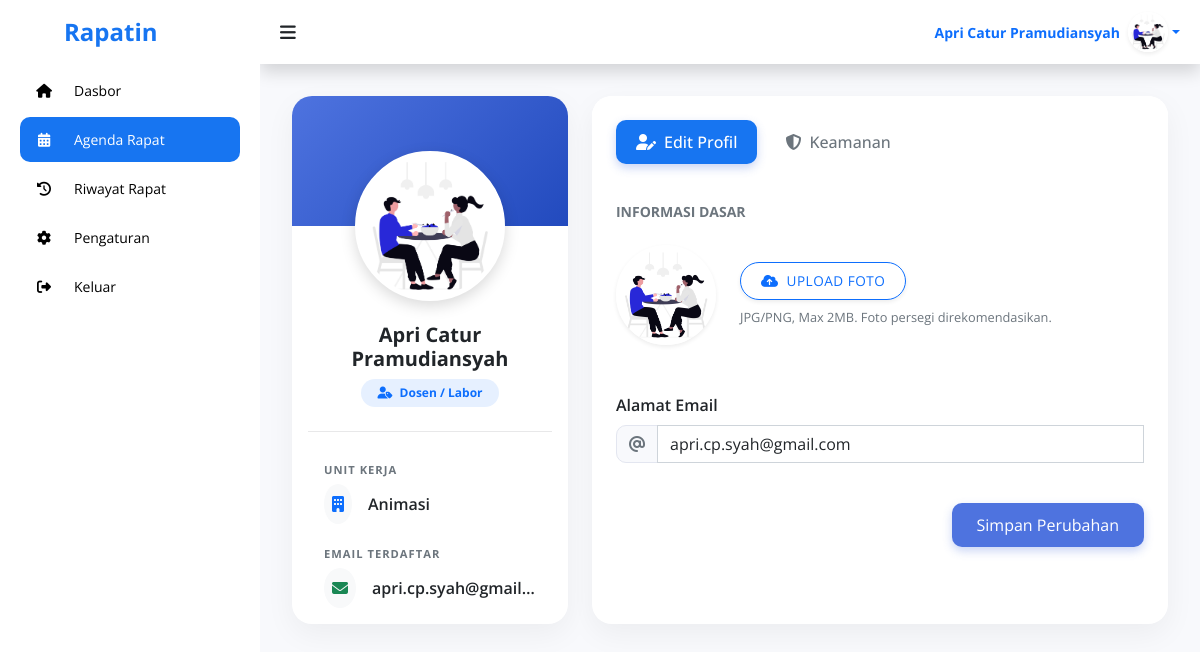
Page /peserta/pengaturan.php (signed in) on the committed database.
### tables this page shows
CREATE TABLE `users` (
  `id_user` int NOT NULL,
  `nim` varchar(20) NOT NULL,
  `nama_lengkap` varchar(255) NOT NULL,
  `email` varchar(255) NOT NULL,
  `password` varchar(255) NOT NULL,
  `role` enum('Ketua','Peserta','Admin') NOT NULL,
  `unit_id` int DEFAULT NULL,
  `profile_pic` varchar(255) DEFAULT NULL
);

CREATE TABLE `unit` (
  `id_unit` int NOT NULL,
  `nama_unit` varchar(255) NOT NULL
);

### peserta/pengaturan.php (the view, shortened to what this page needs)
<?php
include '../php/koneksi.php';
$user_id = $_SESSION['id_user'];
$sql_user = "SELECT u.*, o.nama_unit FROM users u LEFT JOIN unit o ON u.unit_id = o.id_unit
             WHERE u.id_user = ?";
$stmt_user = $koneksi->prepare($sql_user);
$stmt_user->bind_param("i", $user_id);
$stmt_user->execute();
$current_user = $stmt_user->get_result()->fetch_assoc();
$nama_user = $current_user['nama_lengkap'];
$file_foto = $current_user['profile_pic'];
$path_foto = "../assets/img/profile/" . $file_foto;
if (!empty($file_foto) && file_exists($path_foto)) {
    $profile_img_src = $path_foto;
} else {
    $profile_img_src = "https://ui-avatars.com/api/?name=" . urlencode($nama_user) . "&background=4e73df&color=fff&size=512&font-size=0.4&bold=true";
}
$nama_user = $current_user['nama_lengkap'] ?? "Ketua Prodi";
$foto_db   = $current_user['profile_pic'] ?? null;
$path_foto_target = "../assets/img/profile/" . $foto_db;
$tampilkan_foto = false;
if (!empty($foto_db) && file_exists($path_foto_target)) {
    $tampilkan_foto = true;
}
$words = explode(" ", $nama_user);
$initials = "";
if (count($words) >= 1) {
    $initials .= strtoupper(substr($words[0], 0, 1));
    if (count($words) > 1) {
        $initials .= strtoupper(substr(end($words), 0, 1));
    }
} else {
    $initials = "KP";
}
$active_tab = isset($_SESSION['active_tab']) ? $_SESSION['active_tab'] : 'profile';
?>
<!DOCTYPE html>
<html lang="id">
  <head>
    <link rel="stylesheet" href="https://cdnjs.cloudflare.com/ajax/libs/font-awesome/6.4.0/css/all.min.css"/>
    <link rel="stylesheet" href="https://cdn.jsdelivr.net/npm/bootstrap@5.2.3/dist/css/bootstrap.min.css"/>
    <link rel="stylesheet" href="../assets/peserta.css" />
    <link rel="stylesheet" href="https://unpkg.com/aos@next/dist/aos.css" />
  </head>
<body>
    <section id="sidebar">
        <a href="../index.html" data-aos="fade-down" class="logo ps-3"><i class='ps-5'></i> Rapatin</a>
        <ul class="side-menu" data-aos="fade-right">
            <li><a href="dashboard.php"><i class="fa-solid fa-home icon"></i> Dasbor</a></li>
            <li><a href="agenda.php" class="active"><i class="fa-solid fa-calendar-days icon"></i> Agenda Rapat</a></li>
            <li><a href="history.php"><i class="fa-solid fa-clock-rotate-left icon"></i> Riwayat Rapat</a></li>
            <li><a href="pengaturan.php"><i class="fa-solid fa-gear icon"></i> Pengaturan</a></li>
            <li><a href="logout.php"><i class="fa-solid fa-right-from-bracket icon"></i> Keluar</a></li>
        </ul>
    </section>
    <section id="content">
		<nav class="atas mb-4 shadow">
            <i data-aos="fade-right" class='fa-solid fa-bars toggle-sidebar'></i>
            <div class="d-flex align-items-center" data-aos="fade-left">
                <div class="dropdown">
                    <a href="#" class="d-flex align-items-center text-decoration-none dropdown-toggle hide-arrow" id="profileDropdown" data-bs-toggle="dropdown" aria-expanded="false">
                        <span class="me-2 d-none d-lg-inline text-gray-600 small fw-bold">
                            <?php echo $nama_user; ?>
                        </span>
                        <?php if ($tampilkan_foto): ?>
                            <img src="../assets/img/profile/<?= $foto_db; ?>"
                                 alt="Profile"
                                 class="rounded-circle object-fit-cover shadow-sm"
                                 style="width: 40px; height: 40px;">
                        <?php else: ?>
                            <div class="img-profile-initials">
                                <?php echo $initials; ?>
                            </div>
                        <?php endif; ?>
                    </a>
                </div>
            </div>
        </nav>
        <main>
            <div data-aos="fade-down" class="container-fluid py-2">
                <div class="row g-4">
                    <div class="col-lg-4">
                        <div class="card card-custom text-center h-100">
                            <div class="card-body pt-0">
                                <div class="profile-pic-container">
                                    <div class="profile-pic-wrapper">
                                        <img src="<?= $profile_img_src; ?>" id="sidebarProfilePic" alt="Profile">
                                    </div>
                                </div>
                                <h5 class="fw-bold mt-3 text-dark"><?= htmlspecialchars($current_user['nama_lengkap']); ?></h5>
                                <div class="d-flex justify-content-center align-items-center gap-2 mb-3">
                                    <span class="badge bg-primary bg-opacity-10 text-primary px-3 py-2 rounded-pill">
                                        <i class="fa-solid fa-user-tag me-1"></i>
                                        <?= ($current_user['role'] == 'Peserta') ? 'Dosen / Labor' : $current_user['role']; ?>
                                    </span>
                                </div>
                                <hr class="my-4" style="opacity: 0.1;">
                                <div class="row text-start px-3">
                                    <div class="col-12 mb-3">
                                        <small class="text-muted text-uppercase fw-bold" style="font-size: 0.7rem; letter-spacing: 1px;">Unit Kerja</small>
                                        <div class="d-flex align-items-center mt-1">
                                            <div class="bg-light rounded-circle p-2 me-3 text-primary">
                                                <i class="fa-solid fa-building"></i>
                                            </div>
                                            <span class="fw-semibold text-dark"><?= htmlspecialchars($current_user['nama_unit'] ?? '-'); ?></span>
                                        </div>
                                    </div>
                                    <div class="col-12">
                                        <small class="text-muted text-uppercase fw-bold" style="font-size: 0.7rem; letter-spacing: 1px;">Email Terdaftar</small>
                                        <div class="d-flex align-items-center mt-1">
                                            <div class="bg-light rounded-circle p-2 me-3 text-success">
                                                <i class="fa-solid fa-envelope"></i>
                                            </div>
                                            <span class="fw-semibold text-dark text-truncate"><?= htmlspecialchars($current_user['email']); ?></span>
                                        </div>
                                    </div>
                                </div>
                            </div>
                        </div>
                    </div>
                    <div class="col-lg-8">
                        <div class="card card-custom h-100">
                            <div class="card-header bg-white border-0 py-4 px-4">
                                <ul class="nav nav-pills" id="settingTabs" role="tablist">
                                    <li class="nav-item me-2">
                                        <button class="nav-link <?= $active_tab == 'profile' ? 'active' : ''; ?>" id="profile-tab" data-bs-toggle="tab" data-bs-target="#profile" type="button" role="tab">
                                            <i class="fa-solid fa-user-pen me-2"></i>Edit Profil
                                        </button>
                                    </li>
                                    <li class="nav-item">
                                        <button class="nav-link <?= $active_tab == 'password' ? 'active' : ''; ?>" id="password-tab" data-bs-toggle="tab" data-bs-target="#password" type="button" role="tab">
                                            <i class="fa-solid fa-shield-halved me-2"></i>Keamanan
                                        </button>
                                    </li>
                                </ul>
                            </div>
                            <div class="card-body px-4 pb-4">
                                <div class="tab-content" id="settingTabsContent">
                                    <div class="tab-pane fade <?= $active_tab == 'profile' ? 'show active' : ''; ?>" id="profile" role="tabpanel">
                                        <form action="" method="POST" enctype="multipart/form-data" class="needs-validation" id="formProfil" novalidate>
                                            <h6 class="text-uppercase text-muted small fw-bold mb-4">Informasi Dasar</h6>
                                            <div class="row align-items-center mb-5">
                                                <div class="col-auto">
                                                    <div class="position-relative" style="width: 100px; height: 100px;">
                                                        <img src="<?= $profile_img_src; ?>" id="previewImg" class="rounded-circle w-100 h-100 shadow-sm object-fit-cover" alt="Preview">
                                                    </div>
                                                </div>
                                                <div class="col">
                                                    <label for="foto" class="btn btn-outline-primary btn-upload mb-2 shadow-sm">
                                                        <i class="fa-solid fa-cloud-arrow-up me-2"></i>Upload Foto
                                                    </label>
                                                    <div class="text-muted small" style="font-size: 0.8rem;">
                                                        JPG/PNG, Max 2MB. Foto persegi direkomendasikan.
                                                    </div>
                                                </div>
                                            </div>
                                            <div class="mb-4">
                                                <label class="form-label fw-semibold text-dark">Alamat Email</label>
                                                <div class="input-group">
                                                    <span class="input-group-text"><i class="fa-solid fa-at text-muted"></i></span>
                                                    <input type="email" class="form-control" name="email" value="<?= htmlspecialchars($current_user['email']); ?>" required placeholder="contoh@email.com">
                                                </div>
                                            </div>
                                            <div class="d-flex justify-content-end pt-3">
                                                <button type="submit" name="update_profil" class="btn btn-custom-primary">
                                                    Simpan Perubahan
                                                </button>
                                            </div>
                                        </form>
                                    </div>
                                </div>
                            </div>
                        </div>
                    </div>
                </div>
            </div>
        </main>
    </section>
</body>
</html>

### assets/peserta.css (style rules this page uses)
* { font-family: 'Open Sans', sans-serif; margin: 0; padding: 0; box-sizing: border-box; }
:root { --abu: #f8f9fc; --putih: #fff; --hitam: #000; --biru: #1775F1; --merah: #b23b3b; }
html { overflow-x: hidden; }
body { background: var(--abu); overflow-x: hidden; }
main { width: 100%; padding: 84px 20px 20px 20px; }
a { text-decoration: none; }
li { list-style: none; }
#sidebar { position: fixed; max-width: 260px; width: 100%; background: var(--putih); top: 0; left: 0; height: 100%; overflow-y: auto; scrollbar-width: none; transition: all .3s ease; z-index: 1002; }
#sidebar .logo { font-size: 24px; display: flex; align-items: center; height: 64px; font-weight: 700; color: var(--biru); position: sticky; top: 0; left: 0; z-index: 100; background: var(--putih); transition: all .3s ease; padding: 0 6px; }
#sidebar .icon { min-width: 48px; display: flex; justify-content: center; align-items: center; margin-right: 6px; }
#sidebar .side-menu { padding: 0 20px; transition: all .3s ease; }
#sidebar .side-menu a { display: flex; align-items: center; font-size: 14px; color: var(--hitam); padding: 12px 16px 12px 0; transition: all .3s ease; border-radius: 10px; margin: 4px 0; white-space: nowrap; }
#sidebar .side-menu > li > a.active, #sidebar .side-menu > li > a.active:hover { background: var(--biru); color: var(--putih); }
#content { position: relative; width: calc(100% - 260px); left: 260px; transition: all .3s ease; padding-top: 64px; }
nav.atas { display: flex; justify-content: space-between; align-items: center; }
.atas { background: var(--putih); height: 64px; padding: 0 20px; display: flex; align-items: center; grid-gap: 28px; position: fixed; top: 0; right: 0; width: calc(100% - 260px); z-index: 1000; transition: all .3s ease; }
nav .toggle-sidebar { font-size: 18px; cursor: pointer; position: relative; z-index: 1001; }
main { width: 100%; padding: 24px 20px 20px 20px; }
.card-custom { border: none; border-radius: 20px; box-shadow: 0 10px 30px rgba(0,0,0,0.05); background: #fff; overflow: hidden; transition: transform 0.3s ease; }
.profile-pic-container { margin-top: -75px; position: relative; display: inline-block; }
.profile-pic-wrapper { position: relative; width: 150px; height: 150px; border-radius: 50%; overflow: hidden; border: 5px solid #fff; box-shadow: 0 5px 15px rgba(0,0,0,0.15); background-color: #fff; }
.profile-pic-wrapper img { width: 100%; height: 100%; object-fit: cover; }
.nav-pills .nav-link { color: #6c757d; border-radius: 10px; padding: 10px 20px; font-weight: 500; transition: all 0.3s; }
.nav-pills .nav-link.active { background-color: #1775F1; color: #fff; box-shadow: 0 4px 10px rgba(78, 115, 223, 0.3); }
.input-group-text { border-top-left-radius: 10px; border-bottom-left-radius: 10px; background-color: #f8f9fc; border-color: #e3e6f0; }
.btn-custom-primary { background-color: #4e73df; color: white; border-radius: 10px; padding: 10px 25px; box-shadow: 0 4px 10px rgba(78, 115, 223, 0.3); border: none; transition: all 0.3s; }
.btn-upload { border-radius: 50px; padding: 8px 20px; font-size: 0.85rem; text-transform: uppercase; letter-spacing: 0.5px; }

### rows in the picture
users: nama_lengkap "Apri Catur Pramudiansyah", profile_pic (picture), unit.nama_unit "Animasi", email "apri.cp.syah@gmail…", email "apri.cp.syah@gmail.com"
